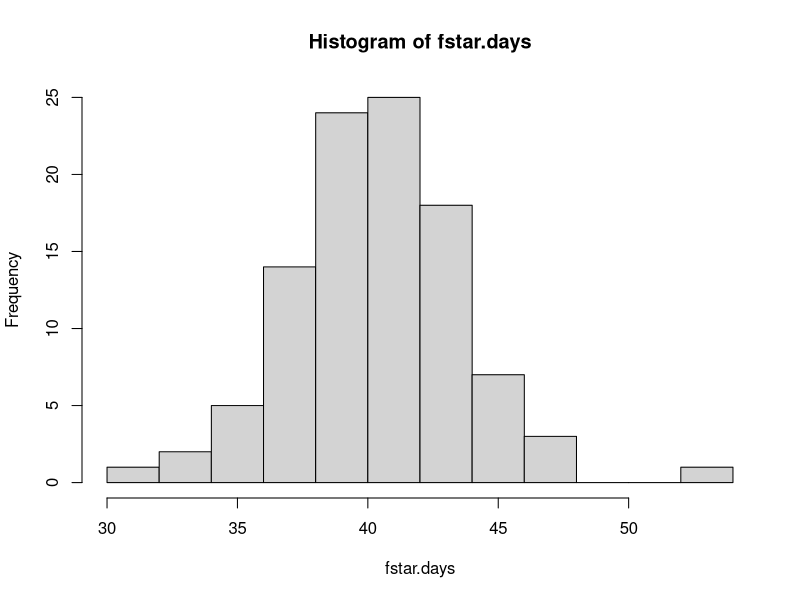

Source code (R):
## Trying to make fake data for Wang & Engel model ##
## Started 30 Oct 2018 ##
## By Lizzie ## 

## housekeeping
rm(list=ls()) 
options(stringsAsFactors = FALSE)

nphendat <- 100
daysperyr <- 300
climdat <- matrix(data=rnorm(nphendat*daysperyr, 25, 10), daysperyr, nphendat)

Tmin <- 0
Tmax <- 40
Topt <- 30
# bbdate <- rnorm(nphendat, 100, 15) # not needed
Fstar <- 25

#' Wang and Engel model. This model computes the rate of phenological 
#' development in response to temperature using Topt bounded by Tmin and Tmax
#' (below and above which there is no Temp action on the plant) in 3 parts
#'
#' Part 1- Alpha - based on fixed parameters
#' @param Tmin - Minimum temperature
#' @param Tmax - Maximum temperature
#' @param Topt - Optimum temperature
#' 

Alphafx <- function(Tmin, Tmax, Topt){
  Alpha <- log10(2)/(log10((Tmax-Tmin)/(Topt-Tmin)))
  return(Alpha)
}

#' Part 2- WangEngelfx - computes temperature action across all days of the year
#' @param Tmin - Minimum temperature
#' @param Tmax - Maximum temperature
#' @param Topt - Optimum temperature
#' @param Alpha - alpha parameter 
#' @param Tavg - daily average temperature
#' @return cTt - data frame with Temperature action on developement and its daily accumulated values - 
#' 
WangEngelfx <- function(Tmin, Tmax, Topt, Alpha, Tavg){
  cTt<-array(NA, dim=c(length(Tavg),2))
  colnames(cTt)<-c("Temp.action","Accum.Temp.action")
  for(i in 1:length(Tavg)){
    if (Tmin<Tavg[i] & Tavg[i]<Tmax){
      cTt[i,1] <- (2*(Tavg[i]-Tmin)^Alpha*(Topt-Tmin)^Alpha-(Tavg[i]-Tmin)^(2*Alpha))/((Topt-Tmin)^(2*Alpha))
    } 
    if (Tavg[i]<=Tmin | Tavg[i]>=Tmax){
      cTt[i,1] <-0
    }
  }
  cTt[,2]<-cumsum(cTt[,1])
  
  return(cTt)
}

alphahere <- Alphafx(Tmin, Tmax, Topt)

# Example for one year ... 
Tavg.oneyr <- rnorm(daysperyr, 25, 8)
test <- WangEngelfx(Tmin, Tmax, Topt, alphahere, Tavg.oneyr)
which.min(abs(test[,2] - Fstar)) 

# Example for nyears
fstar.days <- c()
for(i in c(1:ncol(climdat))){
    wangengel.thisyr <- WangEngelfx(Tmin, Tmax, Topt, alphahere, climdat[,i])
    fstar.days[i] <- which.min(abs(wangengel.thisyr[,2] - Fstar))
    }
hist(fstar.days)
